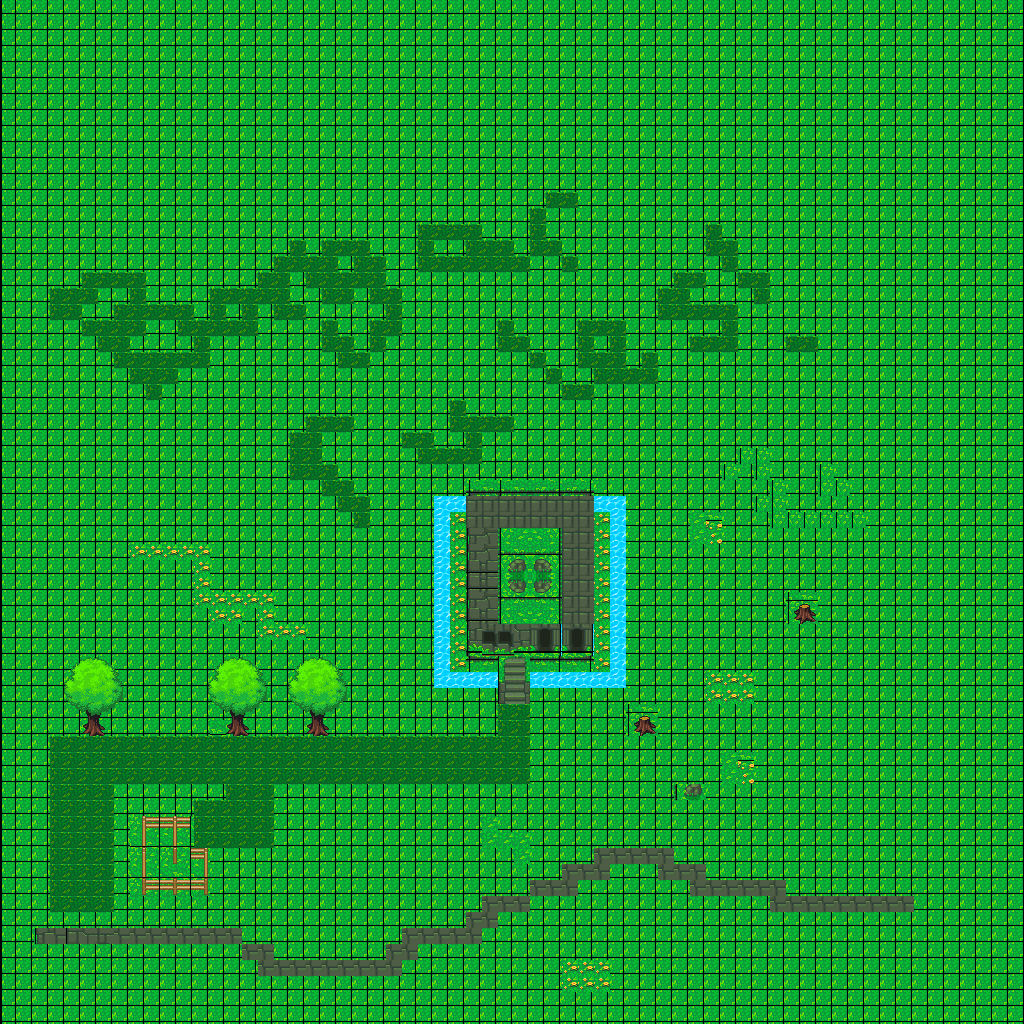

Tiled map render using the project's own tile images. Description and the map definition, with tile-layer contents summarised, below:
An orthogonal 64x64 tile map with 16x16 px tiles, 2 tile layers (Tile Layer 1, Tree) and 8 objects.

<map version="1.2" tiledversion="1.2.3" orientation="orthogonal" renderorder="right-down" width="64" height="64" tilewidth="16" tileheight="16" infinite="0" nextlayerid="10" nextobjectid="52">
 <tileset firstgid="1" source="Tiles.tsx" />
 <layer id="2" name="Tile Layer 1" width="64" height="64" offsetx="2.6469" offsety="0">
  <data>[4096 cells, 4096 non-empty, 70 distinct tile ids]</data>
 </layer>
 <layer id="8" name="Tree" width="64" height="64">
  <data>[4096 cells, 65 non-empty, 21 distinct tile ids]</data>
 </layer>
 <objectgroup id="6" name="Tiles to block">
  <object id="20" gid="70" x="51.158" y="928.161" width="16" height="16">
   <properties>
    <property name="blocked" value="" />
   </properties>
  </object>
  <object id="21" gid="70" x="66.7274" y="928.429" width="16" height="16">
   <properties>
    <property name="blocked" value="" />
   </properties>
  </object>
  <object id="22" gid="70" x="82.7166" y="927.893" width="16" height="16">
   <properties>
    <property name="blocked" value="" />
   </properties>
  </object>
  <object id="23" gid="70" x="98.5337" y="928.161" width="16" height="16">
   <properties>
    <property name="blocked" value="" />
   </properties>
  </object>
  <object id="47" gid="416" x="160.763" y="733.716" width="16" height="16">
   <properties>
    <property name="blocked" value="" />
   </properties>
  </object>
  <object id="48" gid="415" x="143.293" y="733.367" width="16" height="16">
   <properties>
    <property name="blocked" value="" />
   </properties>
  </object>
  <object id="49" gid="387" x="160.414" y="717.294" width="16" height="16">
   <properties>
    <property name="blocked" value="" />
   </properties>
  </object>
  <object id="50" gid="386" x="143.642" y="717.294" width="16" height="16">
   <properties>
    <property name="blocked" value="" />
   </properties>
  </object>
 </objectgroup>
</map>
